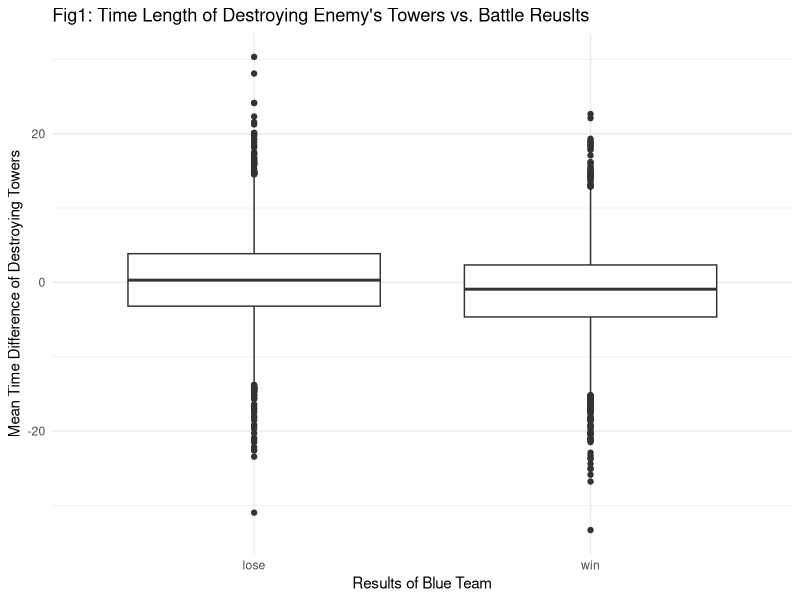

Recreate this plot in R.
## ---- chunk 1
library(tidyverse)
library(readr)
library(scales)
library(ggridges)
library(patchwork)

knitr::opts_chunk$set(
	echo = TRUE,
	warning = FALSE,
	fig.width = 8, 
  fig.height = 6,
  out.width = "90%"
)
options(
  ggplot2.continuous.colour = "viridis",
  ggplot2.continuous.fill = "viridis"
)
scale_colour_discrete = scale_colour_viridis_d
scale_fill_discrete = scale_fill_viridis_d
theme_set(theme_minimal() + theme(legend.position = "bottom"))
## ---- chunk 2
merge_file = 
  read_csv(file = "./data/merge.csv")

merge_file %>% 
  ggplot(aes(x = b_result, y = outer_mean_diff)) + 
  geom_boxplot() +
  labs(
    title = "Fig1: Time Length of Destroying Enemy's Towers vs. Battle Reuslts", 
    x = "Results of Blue Team",
    y = "Mean Time Difference of Destroying Towers"
  )
